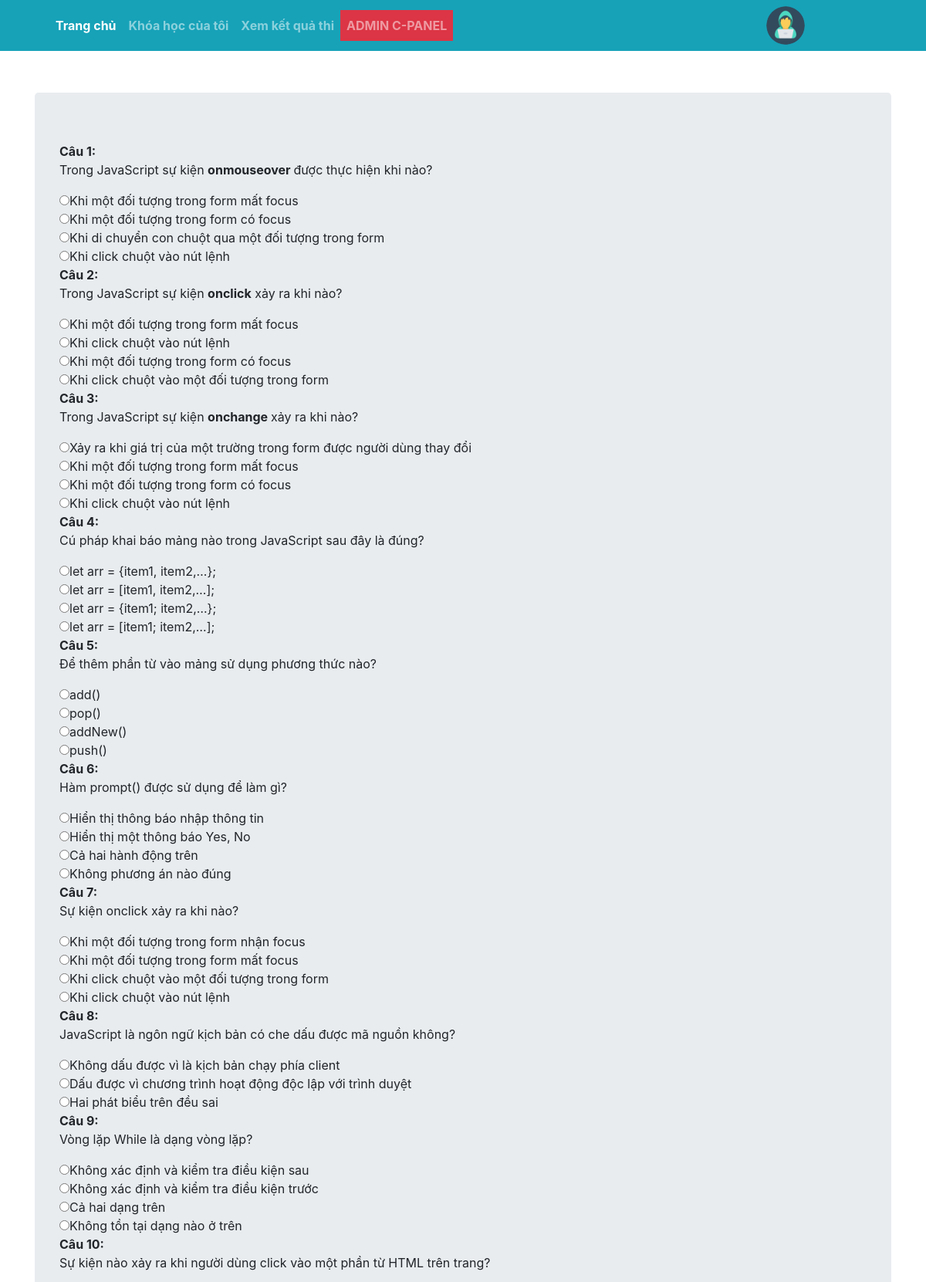
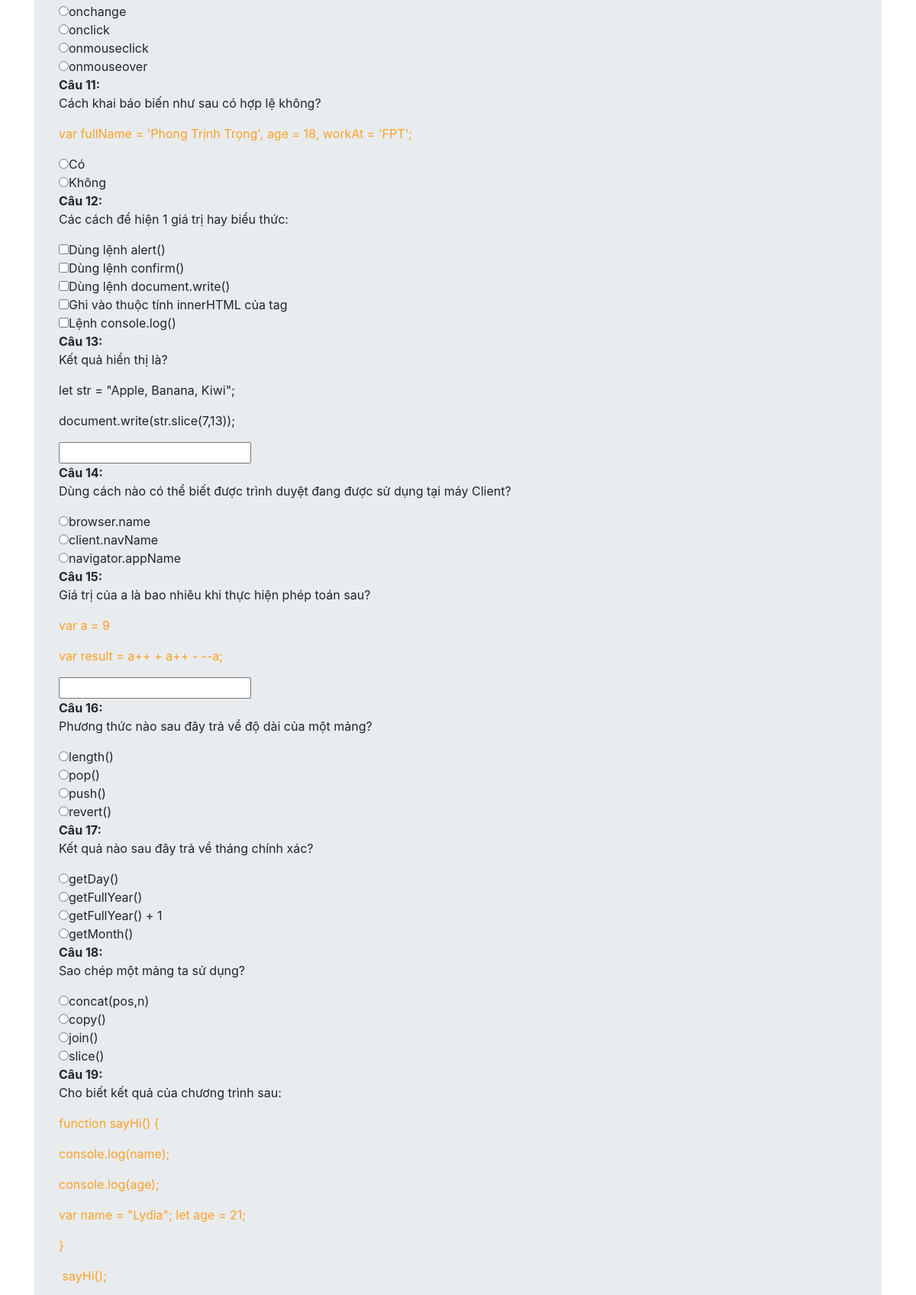
Screenshot of /doExam.php?exam=1 (signed in, upper part) with the database file from the repository (2 pictures, top to bottom).
### tables this page shows
CREATE TABLE `cau_hoi` (
  `id` int(5) NOT NULL,
  `loai` varchar(50) NOT NULL,
  `noidung` longtext NOT NULL,
  `luachon` longtext DEFAULT NULL,
  `dapan` longtext NOT NULL,
  `mucdo` varchar(50) NOT NULL
);

### doExam.php (the view, shortened to what this page needs)
<?php
include "./config/connection.php";
?>
<!DOCTYPE html>
<html lang="en">
<head>
  <link rel="stylesheet" href="https://maxcdn.bootstrapcdn.com/bootstrap/4.5.2/css/bootstrap.min.css">
  <link rel="stylesheet" href="./css/style.css">
  <link rel="stylesheet" href="./css/style_index.css">
</head>
<body>
  <?php include_once("./layout/header.php") ?>
  <main role="main" class="container mt-5">
    <form method="post" action="result.php" >
    <div class="jumbotron">
        <?php
   $sql="SELECT * FROM cau_hoi WHERE loai != 'sequence';";
   $do=mysqli_query($connect,$sql);
   $ques_ez=array();
   $ques_nor=array();
   $ques_har=array();
   class quiz
   {
        public function __construct($id,$loai, $noidung, $luachon,$dapan,$mucdo)
      {
        $this->loai= $loai;
        $this->noidung = $noidung;
        $this->luachon = $luachon;
      }
   }
    if(mysqli_num_rows($do)>0)
{
  while($row=mysqli_fetch_array($do))
  {
    if($row["mucdo"]=="coban")
    {
     $ques_ez[] = new quiz($row["id"],$row["loai"],$row["noidung"],unserialize($row["luachon"]),$row["dapan"],$row["mucdo"]);
    }
    else if($row["mucdo"]=="trungbinh")
    {
     $ques_nor[] = new quiz($row["id"],$row["loai"],$row["noidung"],unserialize($row["luachon"]),$row["dapan"],$row["mucdo"]);
    }
    else if($row["mucdo"]=="nangcao")
    {
     $ques_har[] = new quiz($row["id"],$row["loai"],$row["noidung"],unserialize($row["luachon"]),$row["dapan"],$row["mucdo"]);
    }
  }
}
$sql="SELECT * FROM de_thi WHERE ma_de_thi='$_GET[exam]';";
$do=mysqli_query($connect,$sql);
$row=mysqli_fetch_array($do);
$ez_rand = array_rand($ques_ez,$row['cau_hoi_coban']);
$nor_rand =array_rand($ques_nor,$row['cau_hoi_trungbinh']);
$har_rand =array_rand($ques_har,$row['cau_hoi_nangcao']);
$ques_final=array();
for ($i=0; $i <count($ez_rand) ; $i++) {
  $ques_final[]= $ques_ez[$ez_rand[$i]];
}
for ($i=0; $i <count($nor_rand) ; $i++) {
  $ques_final[]= $ques_nor[$nor_rand[$i]];
}
for ($i=0; $i <count($har_rand) ; $i++) {
  $ques_final[]= $ques_har[$har_rand[$i]];
}
  ?>
       <table>
        <?php
        for ($i=0; $i <count($ques_final) ; $i++)
      {
          if($ques_final[$i]->loai=="one")
          {
        ?>
        <tr><td><?php echo "<strong>Câu ".($i+1).":</strong> ". $ques_final[$i]->noidung; ?></td></tr>
        <?php
            for ($j=0; $j <count($ques_final[$i]->luachon) ; $j++)
            {
        ?>
        <tr><td><input type="radio" name="<?php echo "ans_user".$i;?>" value="<?php echo $ques_final[$i]->luachon[$j]; ?>"><?php echo $ques_final[$i]->luachon[$j]; ?></td></tr>
        <?php
             }
          }
          else if ($ques_final[$i]->loai=="multi")
          {
              ?>
          <tr><td><?php echo "<strong>Câu ".($i+1).":</strong> ".$ques_final[$i]->noidung; ?></td></tr>
          <?php
             for ($j=0; $j<count($ques_final[$i]->luachon) ; $j++)
             {
          ?>
           <tr><td><input type="checkbox" name="<?php echo "ans_user".$i."[]";?>" value="<?php echo $ques_final[$i]->luachon[$j]; ?>"><?php echo $ques_final[$i]->luachon[$j]; ?></td></tr>
           <?php
             }
          }
          else if ($ques_final[$i]->loai=="fill")
          {
           ?>
           <tr><td><?php echo "<strong>Câu ".($i+1).":</strong> ".$ques_final[$i]->noidung; ?></td></tr>
           <tr><td><input type="text" name="<?php echo "ans_user".$i;?>"></td></tr>
           <?php
          }
      }
           ?>
       </table>
    </div>
    </form>
  </main>
</body>
</html>

### css/style.css (style rules this page uses)
* { margin: 0; padding: 0; box-sizing: border-box; }

### css/style_index.css (style rules this page uses)
body { min-height: 75rem; padding-top: 4.5rem; }

### rows the page displays
cau_hoi: noidung "Trong JavaScript sự kiện onmouseover được thực hiện khi nào?", luachon "Khi một đối tượng trong form mất focus", luachon "Khi một đối tượng trong form có focus", luachon "Khi di chuyển con chuột qua một đối tượng trong form", luachon "Khi click chuột vào nút lệnh"
cau_hoi: noidung "Trong JavaScript sự kiện onclick xảy ra khi nào?", luachon "Khi một đối tượng trong form mất focus", luachon "Khi click chuột vào nút lệnh", luachon "Khi một đối tượng trong form có focus", luachon "Khi click chuột vào một đối tượng trong form"
cau_hoi: noidung "Trong JavaScript sự kiện onchange xảy ra khi nào?", luachon "Xảy ra khi giá trị của một trường trong form được người dùng thay đổi", luachon "Khi một đối tượng trong form mất focus", luachon "Khi một đối tượng trong form có focus", luachon "Khi click chuột vào nút lệnh"
cau_hoi: noidung "Cú pháp khai báo mảng nào trong JavaScript sau đây là đúng?", luachon "let arr = {item1, item2,…};", luachon "let arr = [item1, item2,…];", luachon "let arr = {item1; item2,…};", luachon "let arr = [item1; item2,…];"
cau_hoi: noidung "Để thêm phần từ vào mảng sử dụng phương thức nào?", luachon "add()", luachon "pop()", luachon "addNew()", luachon "push()"
cau_hoi: noidung "Hàm prompt() được sử dụng để làm gì?", luachon "Hiển thị thông báo nhập thông tin", luachon "Hiển thị một thông báo Yes, No", luachon "Cả hai hành động trên", luachon "Không phương án nào đúng"
cau_hoi: noidung "Sự kiện onclick xảy ra khi nào?", luachon "Khi một đối tượng trong form nhận focus", luachon "Khi một đối tượng trong form mất focus", luachon "Khi click chuột vào một đối tượng trong form", luachon "Khi click chuột vào nút lệnh"
cau_hoi: noidung "JavaScript là ngôn ngữ kịch bản có che dấu được mã nguồn không?", luachon "Không dấu được vì là kịch bản chạy phía client", luachon "Dấu được vì chương trình hoạt động độc lập với trình duyệt", luachon "Hai phát biểu trên đều sai"
cau_hoi: noidung "Vòng lặp While là dạng vòng lặp?", luachon "Không xác định và kiểm tra điều kiện sau", luachon "Không xác định và kiểm tra điều kiện trước", luachon "Cả hai dạng trên", luachon "Không tồn tại dạng nào ở trên"
cau_hoi: noidung "Sự kiện nào xảy ra khi người dùng click vào một phần từ HTML trên trang?", luachon "onchange", luachon "onclick", luachon "onmouseclick", luachon "onmouseover"
cau_hoi: noidung "Cách khai báo biến như sau có hợp lệ không? var fullName = 'Phong Trịnh Trọng', age = 18, workAt = 'FPT';", luachon "Có", luachon "Không"
cau_hoi: noidung "Các cách để hiện 1 giá trị hay biểu thức:", luachon "Dùng lệnh alert()", luachon "Dùng lệnh confirm()", luachon "Dùng lệnh document.write()", luachon "Ghi vào thuộc tính innerHTML của tag", luachon "Lệnh console.log()"
cau_hoi: noidung "Kết quả hiển thị là? let str = \"Apple, Banana, Kiwi\"; document.write(str.slice(7,13));"
cau_hoi: noidung "Dùng cách nào có thể biết được trình duyệt đang được sử dụng tại máy Client?", luachon "browser.name", luachon "client.navName", luachon "navigator.appName"
cau_hoi: noidung "Giá trị của a là bao nhiêu khi thực hiện phép toán sau? var a = 9 var result = a++ + a++ - --a;"
cau_hoi: noidung "Phương thức nào sau đây trả về độ dài của một mảng?", luachon "length()", luachon "pop()", luachon "push()", luachon "revert()"
cau_hoi: noidung "Kết quả nào sau đây trả về tháng chính xác?", luachon "getDay()", luachon "getFullYear()", luachon "getFullYear() + 1", luachon "getMonth()"
cau_hoi: noidung "Sao chép một mảng ta sử dụng?", luachon "concat(pos,n)", luachon "copy()", luachon "join()", luachon "slice()"
cau_hoi: noidung "Cho biết kết quả của chương trình sau: function sayHi() { console.log(name); console.log(age); var name = \"Lydia\"; let age = 21; } sayHi();"
